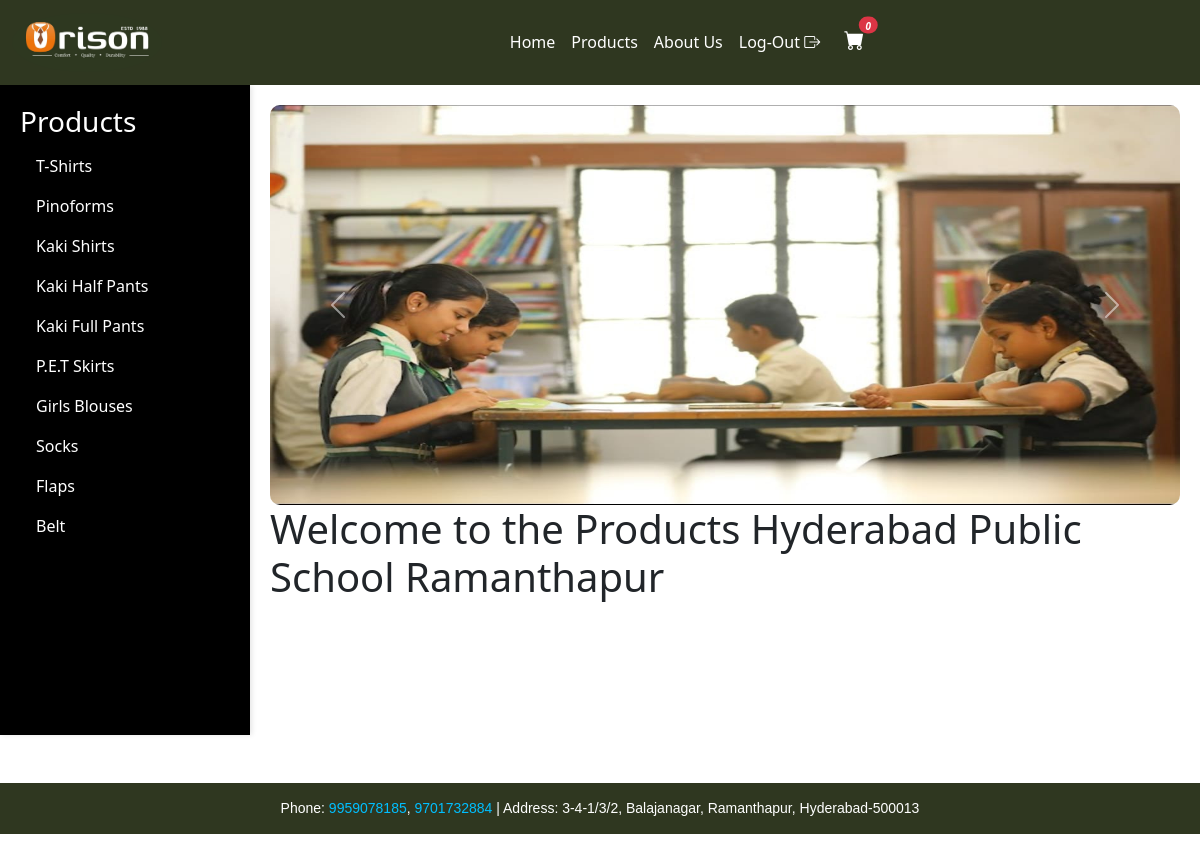
/school/hyderabad-public-school-ramanthapur-3af70f2c-de2a-4bca-b964-77893b877d73/products/ (signed in), run on the app's committed database.
### webapp/models.py (models this page shows, shortened)
class Categories(models.Model):
    name = models.CharField(max_length=100)
    school = models.ForeignKey(School, on_delete=models.CASCADE, related_name='categories', null=True, blank=True)
    description = models.TextField(blank=True, null=True)
    slug = models.SlugField(unique=True, blank=True, null=True)
    class Meta:
        verbose_name_plural = "Categories"

class School(models.Model):
    name = models.CharField(max_length=100)
    image = models.ImageField(upload_to='schools/', blank=True, null=True)
    address = models.TextField(blank=True, null=True)
    slug = models.SlugField(unique=True, blank=True)  # Slug must be unique
    is_active = models.BooleanField(default=True)
    created_at = models.DateTimeField(auto_now=True)
    updated_at = models.DateTimeField(auto_now=True)

### webapp/views.py (the view)
# urls.py: path('school/<slug:slug>/products/',views.school_detail, name='school_detail'),
def school_detail(request, slug):
    school_slug = request.session.get('school_slug', None)
    if school_slug:
        school = get_object_or_404(School, slug=school_slug)
    else:
        school = get_object_or_404(School, slug=slug)
    if request.user.is_authenticated:
        user_profile = Profile.objects.get(user=request.user)
        if user_profile.school.slug != school.slug:
            return redirect('login')  # Redirect to login or show an error message
    else:
        return redirect('login')  # Redirect to login if the user is not authenticated
    categories = Categories.objects.filter(school=school)
    cart = get_user_cart(request)
    cart_count = cart.items.count() if cart else 0
    products_by_category = {}
    for category in categories:
        products = Product.objects.filter(school=school, category=category).prefetch_related('sizes')
        paginator = Paginator(products, 8)  # 8 products per page
        page_number = request.GET.get(f'page_{category.slug}', 1)
        try:
            products_page = paginator.page(page_number)
        except PageNotAnInteger:
            products_page = paginator.page(1)
        except EmptyPage:
            products_page = paginator.page(paginator.num_pages)
        products_by_category[category] = products_page
    return render(request, 'schoolscreens/school_detail.html', {
        'school': school,
        'categories': categories,
        'products_by_category': products_by_category,
        'cart': cart,
        'cart_count': cart_count,
    })

### webapp/views.py (called while the page is built)
def get_user_cart(request):
    if request.user.is_authenticated:
        cart, _ = Cart.objects.get_or_create(user=request.user)
    else:
        session_id = request.session.session_key or request.session.create()
        cart, _ = Cart.objects.get_or_create(session_id=session_id)
    return cart

### webapp/templates/schoolscreens/school_detail.html (shortened to what this page needs)
{% extends 'base.html' %}
{% load static %}
{% block content %}
<div class="main-container d-flex" style="height: 650px;" id="mainContent">
    <div class="left-sidebar d-none d-md-block"
        style="width: 250px; height: 100%; background-color: #000; color: white; padding: 20px; box-shadow: 2px 0 5px rgba(0, 0, 0, 0.1); flex-shrink: 0;">
        <h3>Products</h3>
        <ul class="nav flex-column" style="cursor:pointer">
            {% for category in categories %}
                <li class="nav-item">
                    <a class="nav-link text-white" onclick="showProducts('{{ category.slug }}')">{{ category.name }}</a>
                </li>
            {% endfor %}
        </ul>
    </div>
    <div id="productDisplay" class="right-content mx-auto"
        style="flex-grow: 1; padding: 20px; height: 100%; overflow-y: auto;">
        <div id="defaultContent">
            <div id="carouselExampleAutoplaying" class="carousel slide" data-bs-ride="carousel">
    <div class="carousel-inner">
      <div class="carousel-item active">
        <img
          src="{% static 'images/slider1.jpg' %}"
          class="d-block w-100" height="400px" alt="Image 1" onerror="this.src='https://placehold.co/800x200'" style="border-radius: 10px;">
      </div>
    </div>
    <button class="carousel-control-prev" type="button" data-bs-target="#carouselExampleAutoplaying" data-bs-slide="prev">
      <span class="carousel-control-prev-icon" aria-hidden="true"></span>
    </button>
    <button class="carousel-control-next" type="button" data-bs-target="#carouselExampleAutoplaying" data-bs-slide="next">
      <span class="carousel-control-next-icon" aria-hidden="true"></span>
    </button>
  </div>
            <h1 id="welcomeText">Welcome to the Products {{ school.name }}</h1>
        </div>
    </div>
</div>
{% endblock %}

### templates/base.html (shortened to what this page needs)
{% load static %}
<!DOCTYPE html>
<html lang="en">
    <head>
        <link rel="stylesheet" href="{% static 'assets/css/myfirst.css' %}" />
        <link rel="stylesheet" href="{% static 'assets/css/school_detail.css' %}" />
        <link rel="stylesheet" href="{% static 'assets/css/register.css' %}" />
        <link rel="stylesheet" href="{% static 'assets/css/login.css' %}" />
        <link href="https://cdn.jsdelivr.net/npm/bootstrap@5.3.0/dist/css/bootstrap.min.css" rel="stylesheet" />
        <link href="https://cdnjs.cloudflare.com/ajax/libs/animate.css/4.1.1/animate.min.css" rel="stylesheet" />
        <link href="https://cdn.jsdelivr.net/npm/bootstrap-icons/font/bootstrap-icons.css" rel="stylesheet" />
        <link rel="stylesheet" href="https://cdnjs.cloudflare.com/ajax/libs/font-awesome/4.7.0/css/font-awesome.min.css">
        <link rel="stylesheet" href="https://unpkg.com/bootstrap@5.3.2/dist/css/bootstrap.min.css">
       <link rel="stylesheet" href="https://unpkg.com/bs-brain@2.0.3/components/abouts/about-4/assets/css/about-4.css">
<link rel="stylesheet" href="https://cdnjs.cloudflare.com/ajax/libs/font-awesome/6.0.0-beta3/css/all.min.css">
    </head>
    <body>
        {% include 'navbar.html' %}
    {% block content %}
    {% endblock %}
    <footer class="py-5">
        {% include 'footer.html' %}
    </footer>
    </body>
</html>

### webapp/templates/navbar.html (shortened to what this page needs)
{% load static %}
<nav class="navbar navbar-expand-lg">
  <div class="container-fluid">
    <a class="navbar-brand" href="{% url 'home' %}">
      <img src="{% static 'images/Orison.jpeg' %}" alt="Orison Logo" class="navbar-logo"
        style="width:150px;height: auto;border-radius: 50%;">
    </a>
    <div class="collapse navbar-collapse" id="navbarNav">
      <ul class="navbar-nav mx-auto">
  {% if not user.is_authenticated %}
        <li class="nav-item"><a class="nav-link" href="{% url 'home' %}">Home</a></li>
          <li class="nav-item dropdown">
            <a class="nav-link dropdown-toggle" href="javascript:void(0)" id="schoolDropdown" role="button"
               data-bs-toggle="dropdown">Schools</a>
            <ul class="dropdown-menu">
              {% for school in schools %}
                <li>
                  <a class="dropdown-item" href="{% url 'register' slug=school.slug %}">
                    <div class="btn btn-outline-primary">
                      <span>{{ school.name }}</span>
                    </div>
                  </a>
                </li>
              {% endfor %}
            </ul>
          </li>
                <li class="nav-item"><a class="nav-link" href="{% url 'about' %}">About Us</a></li>
      </ul>
<form class="d-flex" role="search" method="get" style="justify-content: center;">
        <input class="form-control me-2" type="text" name="query" id="searchInput" placeholder="Search..."
               style="width: 300px; height: 35px; font-size: 15px;" required>
        <button class="btn small-search-button" type="submit" style="border-color: white; color: white;">Search</button>
      </form>
        {% else %}
<ul class="navbar-nav mx-auto mb-2 mb-lg-0">
                <li class="nav-item"><a class="nav-link" href="{% url 'home' %}">Home</a></li>
{% if school %}
            <li class="nav-item">
              <a class="nav-link" href="{% url 'school_detail' slug=school.slug %}">Products</a>
            </li>
          {% endif %}
        <li class="nav-item"><a class="nav-link" href="{% url 'about' %}">About Us</a></li>
      <li class="nav-item"><a class="nav-link" href="{% url 'logout' %}">Log-Out <i class="bi bi-box-arrow-right"></i>  </a></li>
    </ul>
      <a class="d-flex align-items-center ms-3" href="{% url 'cart_summary' slug=school.slug %}" class="position-relative">
                <i class="bi-cart-fill mb-1 position-relative" style="font-size: 20px;color: white;">
            <span
              class="badge bg-danger text-white ms-1 rounded-pill position-absolute top-0 start-100 translate-middle"
              id="cart_quantity" style="font-size: 10px;">
              {{ cart_count }}
            </span>
          </i>
            </a>
        {% endif %}
    </div>
  </div>
</nav>

### webapp/templates/footer.html (shortened to what this page needs)
<!-- {% load static %}
<footer>
    <div class="container">
      <div class="row">
        <div class="col-md-3 mb-4">
          <h5 class="text-primary">UNIFORMS</h5>
          <p>Your trusted partner for all school uniform needs.</p>
        </div>
        <div class="col-md-3 mb-4">
          <h5 class="text-primary">EXPLORE</h5>
          <ul class="list-unstyled">
            <li><a href="#">Schools</a></li>
            <li><a href="#">About Us</a></li>
            <li><a href="#">Products</a></li>
          </ul>
        </div>
        <div class="col-md-3 mb-4">
          <h5 class="text-primary">CONTACT US</h5>
          <p>Address: Gurugram, Haryana</p>
          <p>Phone: <a href="tel:+919667507289">096675 07289</a></p>
          <p>Email: <a href="mailto:info@uniformship.com">info@uniformship.com</a></p>
        </div>
        <div class="col-md-3 mb-4">
          <h5 class="text-primary">FOLLOW US</h5>
          <a href="#" class="navbar-icons"><i class="bi bi-facebook"></i></a>
          <a href="#" class="navbar-icons"><i class="bi bi-instagram"></i></a>
          <a href="#" class="navbar-icons"><i class="bi bi-twitter"></i></a>
        </div>
      </div>
      <hr class="border-light">
      <div class="text-center">
        <p>&copy; 2025 UniformShip. All Rights Reserved.</p>
      </div>
    </div>
  </footer> -->
  {% load static %}
<footer class="custom-footer">
    <div class="container text-center">
        <p class="footer-text">
            Phone: <a href="tel:+919959078185">9959078185</a>,
            <a href="tel:+919701732884">9701732884</a> |
            Address: 3-4-1/3/2, Balajanagar, Ramanthapur, Hyderabad-500013
        </p>
    </div>
</footer>

### static/assets/css/myfirst.css (style rules this page uses)
.navbar { background-color:#2F3720; }
.navbar-brand .navbar-logo { width: 150px; height: auto; }
.navbar-nav .nav-item .nav-link { color: #fff; }
.d-flex { display: flex; justify-content: center; align-items: center; }
.custom-footer { background-color:#2F3720; color: #fff; padding: 15px 10px; font-family: Arial, sans-serif; font-size: 14px; }
.custom-footer a { color: #00bfff; text-decoration: none; }
.footer-text { margin: 0; line-height: 1.5; }
h3 { font-size: 18px; margin-bottom: 10px; color: #333; }

### static/assets/css/school_detail.css (style rules this page uses)
body { color: #fff; }

### data on the page
Categories: name "T-Shirts"
Categories: name "Pinoforms"
Categories: name "Kaki Shirts"
Categories: name "Kaki Half Pants"
Categories: name "Kaki Full Pants"
Categories: name "P.E.T Skirts"
Categories: name "Girls Blouses"
Categories: name "Socks"
Categories: name "Flaps"
Categories: name "Belt"
School: name "Hyderabad Public School Ramanthapur"

### other printed values
{{ cart_count }} "0"
